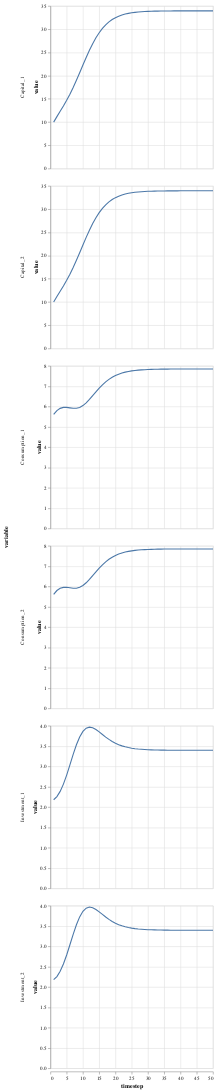

Here is the notebook cell this chart was saved with:
### Code cell
get_table(simres2) |> @vlplot(:line, x=:timestep, y=:value, row="variable:n", resolve={scale={y=:independent}})

### Figure 1 — Vega-Lite specification as saved in the notebook (floating-point values rounded to 4 significant figures; data arrays with more than 128 entries replaced by an {"elided": "..."} marker saying what was removed)
{"data": {"values": {"elided": "300 records"}}, "encoding": {"row": {"field": "variable", "type": "nominal"}, "x": {"field": "timestep", "type": "quantitative"}, "y": {"field": "value", "type": "quantitative"}}, "mark": "line", "resolve": {"scale": {"y": "independent"}}}
